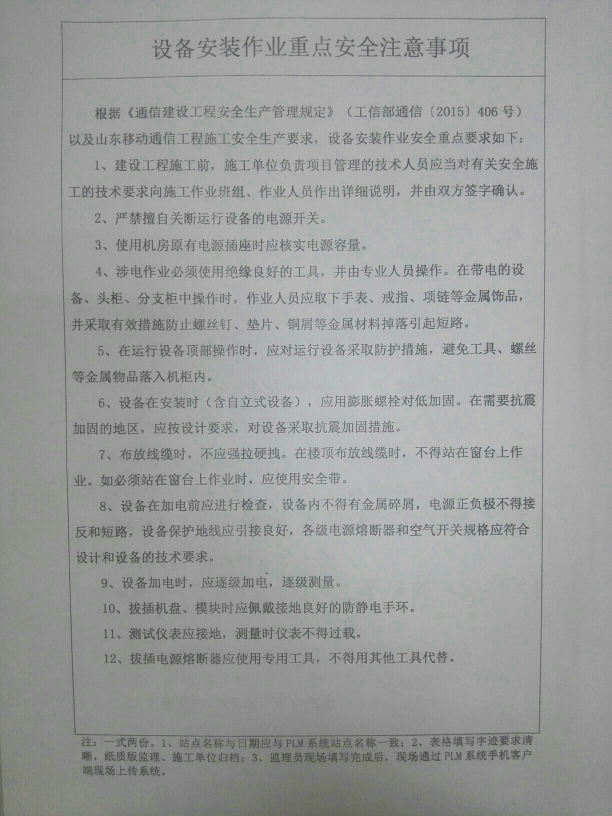
#> input picture opencv_demos/opencv_text_detection/109573.jpg, 1224 x 1632 px (shown at 1/2 size)
$ python detect_er_chars.py
#> lines starting #> are read from the running program, lines starting #| are printed output that depends on the picture; after the words box and inside, x2 and y2 are one past the last pixel; in counts of white or black regions, pixels touching at a corner belong together
#> further down, img is the input picture: shape (1632, 1224, 3); mean B, G, R 155.3, 156.3, 154.9
### opencv_demos/opencv_text_detection/deeptextdetection.py
# -*- coding: utf-8 -*-
#!/usr/bin/python
import sys
import os
import cv2
import numpy as np


def resize(image, width=None, height=None, inter=cv2.INTER_AREA):
    """
    resize image
    """
#> called with width = 400, inter = 3
    (h, w) = image.shape[:2]
#> h = 1632; w = 1224
    if width is None and height is None:
        return image
    if width is None:
        r = height / float(h)
        dim = (int(w * r), height)
    else:
        r = width / float(w)
#> r = 0.327
        dim = (width, int(h * r))
#> dim = (400, 533)
    resized = cv2.resize(image, dim, interpolation=inter)
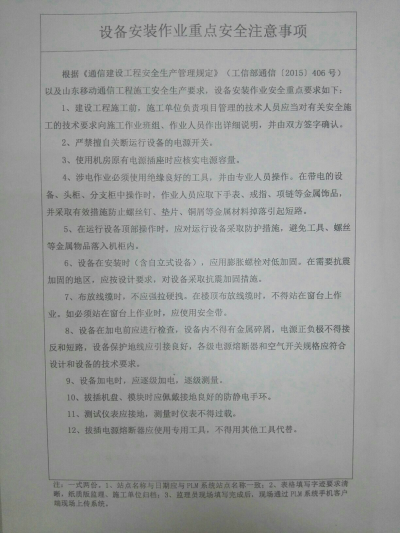
#> resized: shape (533, 400, 3); mean B, G, R 155.3, 156.3, 154.9
    return resized


# [32 lines left out: function main, not called in this run]


# [2 lines that do not run on import are left out]

### opencv_demos/opencv_text_detection/detect_er_chars.py
#!/usr/bin/python

import sys
import os

import cv2 as cv
from opencv_text_detection.deeptextdetection import resize

'''
A simple demo script using the Extremal Region Filter algorithm described in:
Neumann L., Matas J.: Real-Time Scene Text Localization and Recognition, CVPR 2012\n'
'''

img = cv.imread('109573.jpg')
img = resize(img, width=400)
gray = cv.cvtColor(img, cv.COLOR_BGR2GRAY)

# 创建ERFilter对象时，允许隐式加载默认分类器。 returns a pointer to ERFilter::Callback
erc1 = cv.text.loadClassifierNM1('trained_classifierNM1.xml')
er1 = cv.text.createERFilterNM1(erc1)

erc2 = cv.text.loadClassifierNM2('trained_classifierNM2.xml')
er2 = cv.text.createERFilterNM2(erc2)

regions = cv.text.detectRegions(gray, er1, er2)
#> regions = 119 items

# Visualization
rects = [cv.boundingRect(p.reshape(-1, 1, 2)) for p in regions]
#> rects = 119 items, first 6: (232, 275, 8, 8), (236, 258, 8, 8), (227, 258, 8, 8), (271, 224, 9, 8), (245, 291, 8, 9), (245, 258, 8, 8)
for rect in rects:
    cv.rectangle(img, rect[0:2], (rect[0]+rect[2], rect[1]+rect[3]), (0, 0, 0), 1)
#> this loop made 119 passes
#> rect on passes 1 to 12: (232, 275, 8, 8), (236, 258, 8, 8), (227, 258, 8, 8), (271, 224, 9, 8), (245, 291, 8, 9), (245, 258, 8, 8), (289, 257, 8, 9), (210, 292, 8, 8), (201, 292, 8, 8), (309, 201, 10, 15), (263, 325, 8, 9), (289, 224, 9, 8)
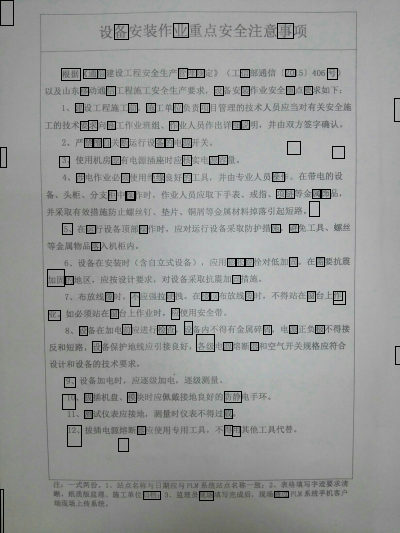
#> img: shape (533, 400, 3); 2.05% of pixels changed, all inside (x1, y1, x2, y2) = (0, 0, 400, 533)
# for rect in rects:
#     cv.rectangle(img, rect[0:2], (rect[0]+rect[2], rect[1]+rect[3]), (255, 255, 255), 1)

cv.namedWindow("Text detection result")
cv.imshow("Text detection result", img)
cv.waitKey(0)

$ run again, with opencv_demos/opencv_text_detection/062.jpg copied over opencv_demos/opencv_text_detection/109573.jpg
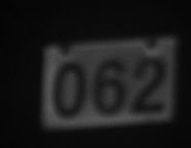
#> input picture opencv_demos/opencv_text_detection/062.jpg, 191 x 148 px
#> img is the input picture: shape (148, 191, 3); min 3, max 88, mean 26.2
#> regions = 29 items
#> rects = 29 items, first 6: (113, 128, 71, 118), (115, 129, 68, 115), (191, 119, 77, 119), (194, 121, 72, 117), (228, 167, 31, 63), (201, 158, 25, 61)
#> the loop `for rect in rects:` made 29 passes
#> after the loop `for rect in rects:`:
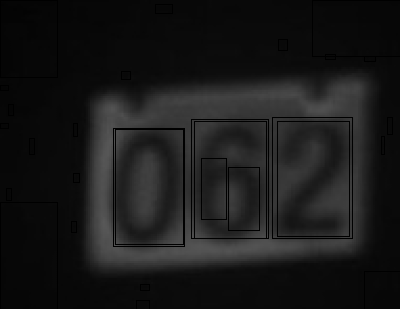
#> img: shape (309, 400, 3); min 0, max 88, mean 24.9

$ run again, with opencv_demos/opencv_text_detection/134758.jpg copied over opencv_demos/opencv_text_detection/109573.jpg
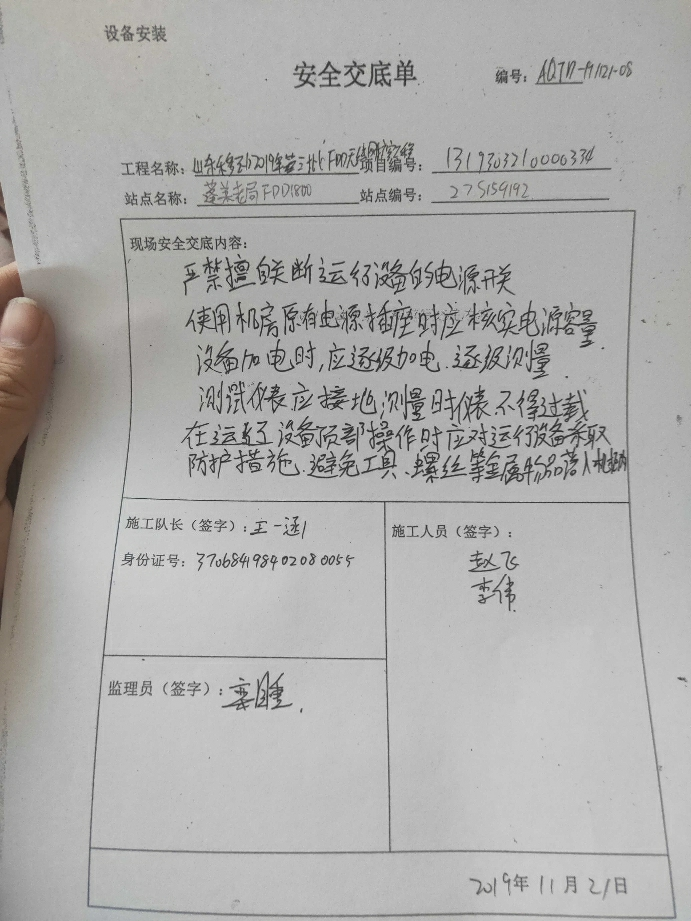
#> input picture opencv_demos/opencv_text_detection/134758.jpg, 691 x 921 px
#> img is the input picture: shape (921, 691, 3); mean B, G, R 172.1, 173.2, 173.9
#> regions = 110 items
#> rects = 110 items, first 6: (96, 320, 11, 9), (96, 320, 11, 9), (98, 297, 9, 11), (326, 504, 12, 19), (190, 409, 11, 17), (99, 394, 8, 9)
#> the loop `for rect in rects:` made 110 passes
#> after the loop `for rect in rects:`:
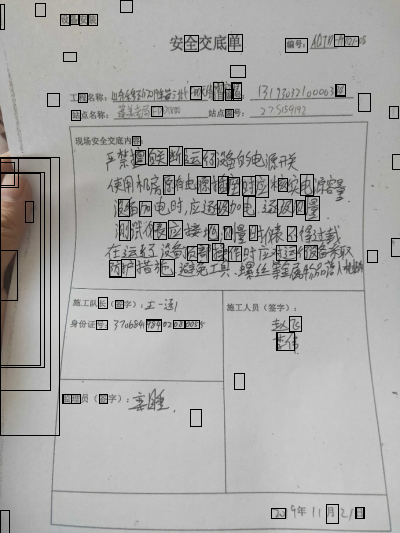
#> img: shape (533, 400, 3); mean B, G, R 167.5, 168.6, 169.1

$ run again, with opencv_demos/opencv_text_detection/277.jpg copied over opencv_demos/opencv_text_detection/109573.jpg
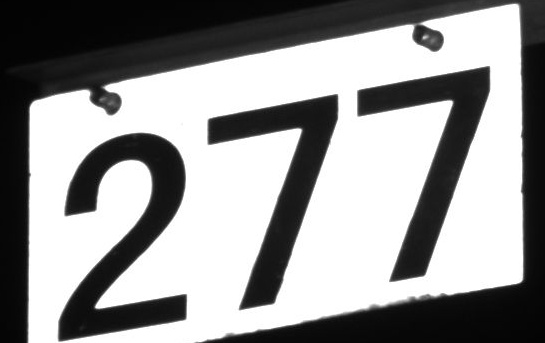
#> input picture opencv_demos/opencv_text_detection/277.jpg, 545 x 343 px
#> img is the input picture: shape (343, 545, 3); min 0, max 255, mean 149.4
#> in resize, `resized = cv2.resize(image, dim, interpolation=inter)`:
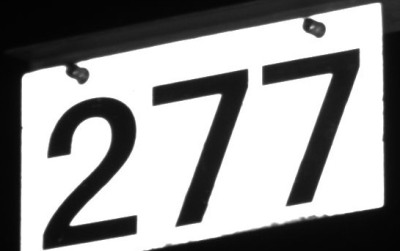
#> resized: shape (251, 400, 3); min 2, max 255, mean 149.4
#> regions = 21 items
#> rects = 21 items, first 6: (262, 48, 99, 159), (151, 67, 98, 162), (151, 68, 98, 160), (41, 96, 97, 155), (41, 96, 97, 155), (42, 97, 96, 153)
#> the loop `for rect in rects:` made 21 passes
#> after the loop `for rect in rects:`:
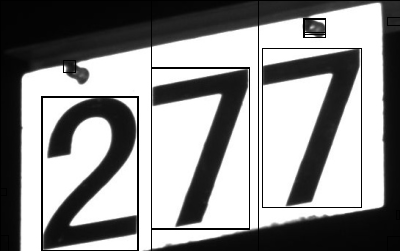
#> img: shape (251, 400, 3); 3.44% of pixels changed, all inside (x1, y1, x2, y2) = (0, 0, 400, 251)
